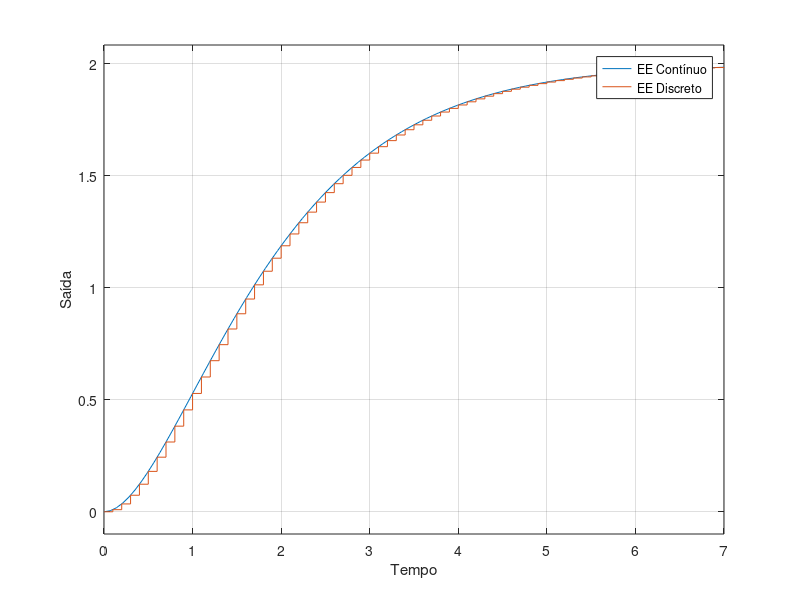

MATLAB code to generate this figure:
% at 1
%Completa, referente a questão numero 1
T = 0.1;

Hs = tf([2],[1 2 1]);

EE_continuo = ss(Hs); %Espaço de estado continuo
EE_discreto = c2d(EE_continuo,T,'zoh') %continuo para discreto
step(EE_continuo, EE_discreto);
grid on
title('')
xlabel('Tempo');
ylabel('Saída');
legend('EE Contínuo','EE Discreto')
